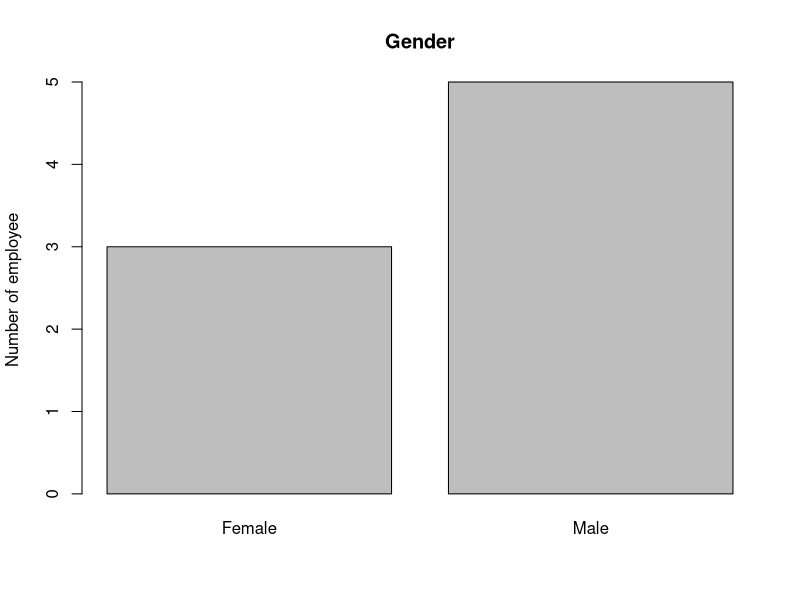
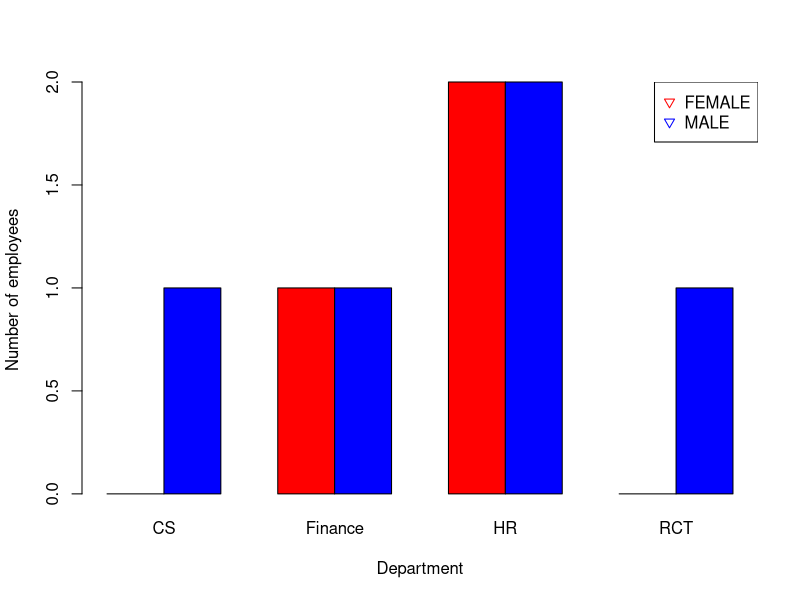
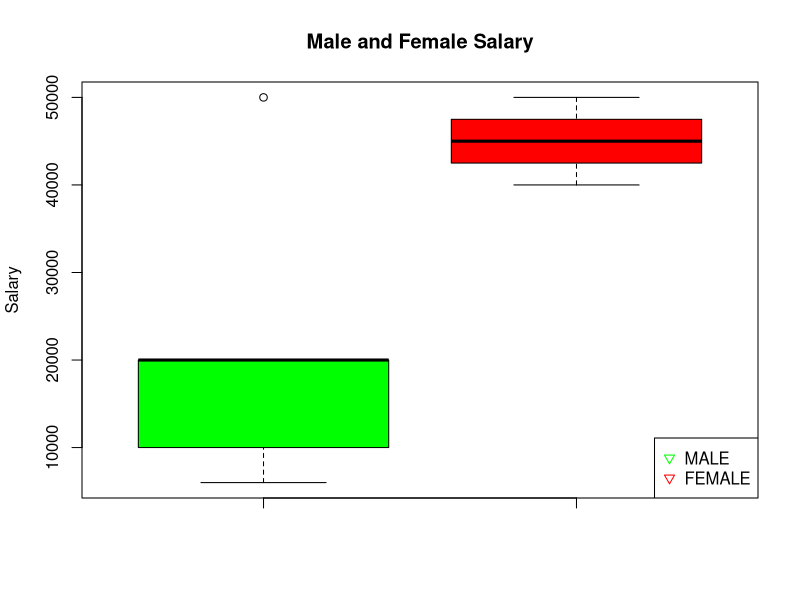

Write the R code that produced these figures, in order.
#Q7: For the employee dataset, plot the following.Add legends wherever necessary.
# a) Histogram showing number of male and female employees in the organization
# b) Histogram showing number of male and female employees in each department.
# c) Boxplot to compare the salary of male and female employees using different colours for each boxplot.

Employee<-data.frame(Names=c("Lovish","Gopal","Ujjwal","Jyoti","Vidhi","pankaj","sanket","swati") ,
                     Age=c(21,20,25,20,65,25,24,26), 
                     Gender=factor(c("Male","Male","Male","Female","Female","Male","Male","Female")), 
                     Department=factor(c("CS","RCT","Finance","HR","HR","HR","HR","Finance")), 
                     Salary=c(50000,20000,10000,40000,50000,20000,6000,45000), 
                     stringsAsFactors = FALSE)
#--------------------------------------------------------------
barplot(table(Employee$Gender),main="Gender",ylab="Number of employee")

#---------------------------------------------------------------
gen<-matrix(table(Employee$Gender,Employee$Department),nrow=2,ncol=4)
barplot(gen,beside=TRUE,names.arg=c("CS","Finance","HR","RCT"),
        col=c("red","blue"), xlab="Department",ylab="Number of employees")
legend("topright",c("FEMALE","MALE"),
       col=c("red","blue"),pch=c(6))

#---------------------------------------------------------------
maleSalary<-Employee[Employee$Gender=="Male",]$Salary
femaleSalary<-Employee[Employee$Gender=="Female",]$Salary
boxplot(maleSalary,col=c("green","red"),femaleSalary,main="Male and Female Salary",ylab="Salary")
legend("bottomright",c("MALE","FEMALE"),
       col=c("green","red"),pch=c(6))


